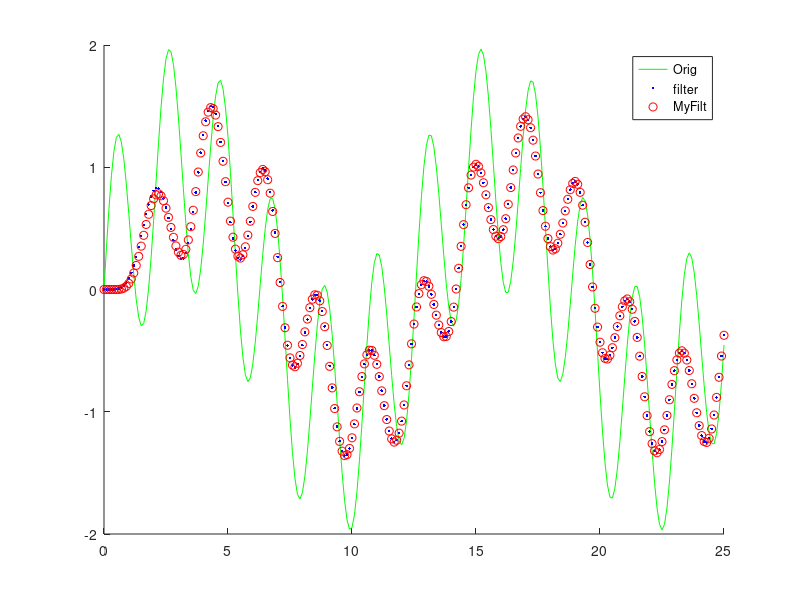

MATLAB code to generate this figure:

function lklklk
clc; clear all; clf;
a = [0.0000595 0.0000595 0.0000595 0.0002381 0.0003572 0.0002381 0.0000595];
b = [1.0000 -3.7087 5.2313 -3.3234 0.8020];
t = 0 : 0.1 : 25;
x = sin(t/2) + sin(3*t);
y = filter(a, b, x);
z=myFilter(b,a,x);
hold all;
plot(t,x,'g');
plot(t,y,'.b');
plot(t,z,'or');
legend('Orig','filter','MyFilt')
end
 
function y = myFilter(a, b, x)
na=length(a);
nb=length(b);
y = zeros(1,length(x));
for n=max(na,nb):length(x);
    y(n)=b(1)*x(n);
    NB=0; NA=0;
    for k=2:nb
        NB=NB+b(k)*x(n-k+1);
    end
    for k=2:na
        NA=NA+a(k)*y(n-k+1);
    end    
    y(n)=y(n)+NB-NA;
     y(n)=y(n)*a(1);
end
end
 
%   a(1)*y(n) = b(1)*x(n) + b(2)*x(n-1) + ... + b(nb+1)*x(n-nb)
%                         - a(2)*y(n-1) - ... - a(na+1)*y(n-na)